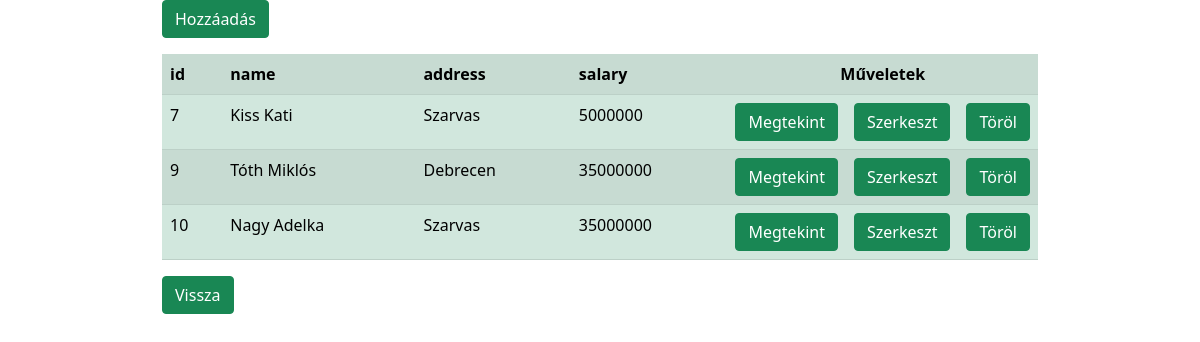
The page /dbphp1/employees/index.php on the database its author committed.
### tables this page shows
CREATE TABLE IF NOT EXISTS employees (
  id INT(11) NOT NULL AUTO_INCREMENT,
  name VARCHAR(100) NOT NULL,
  address VARCHAR(255) NOT NULL,
  salary INT(10) NOT NULL,
  PRIMARY KEY (id)
);

### dbphp1/kozos/kapcsolat.php (called while the page is built, shortened)
<?php
function readAll($dbc, $table) {
    $sql = "SELECT * FROM $table;";
    $utasitas = $dbc->prepare($sql);
    $utasitas->execute();
    return $utasitas->fetchAll(PDO::FETCH_ASSOC);
}

### dbphp1/employees/index.php (the view, shortened to what this page needs)
<!DOCTYPE html>
<?php
include "../kozos/kapcsolat.php";
$adatok = readAll($dbc, 'employees');
?>
<html>
    <head>
        <link href="../kozos/bootstrap.min.css" rel="stylesheet" type="text/css"/>
    </head>
    <body>
        <div class="container w-75">
            <a class="btn btn-success" href="insert.php">Hozzáadás</a>
            <table class="table table-success table-striped my-3" >
                <tr>
                    <?php foreach ($adatok[0] as $key => $value) : ?>
                        <th><?= $key; ?></th>
                    <?php endforeach; ?>
                    <th colspan='3' style="text-align: center; width:20%;" >Műveletek</th>
                </tr>
                <?php foreach ($adatok as $sor) : ?>
                    <tr>
                        <?php foreach ($sor as $key => $value) : ?>
                            <td><?= $value; ?></td>
                        <?php endforeach; ?>
                    <div >
                        <td><a class="btn btn-success" href="view.php?id=<?= $sor['id']; ?>"> Megtekint </a></td>
                        <td><a class="btn btn-success" href="update.php?id=<?= $sor['id']; ?>"> Szerkeszt </a></td>
                        <td><a class="btn btn-success" href="delete.php?id=<?= $sor['id']; ?>"> Töröl </a></td>
                    </div>
                    </tr>
                <?php endforeach; ?>
            </table>
            <a class="btn btn-success" href="../index.php">Vissza</a>
        </div>
    </body>
</html>

### rows shown on the page
employees: id "7", name "Kiss Kati", address "Szarvas", salary "5000000"
employees: id "9", name "Tóth Miklós", address "Debrecen", salary "35000000"
employees: id "10", name "Nagy Adelka", address "Szarvas", salary "35000000"

### other values the page prints
$key "id"
$key "name"
$key "address"
$key "salary"
